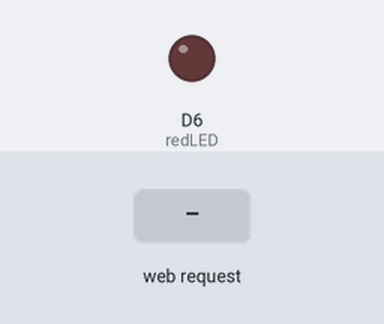
This sketch was run on a simulated ESP8266 (NodeMCU). Shown: output pins drawn as LEDs (lit = HIGH). The inputs (shaded band) are chosen by the test bench. WiFi joins after 1.5 s; servers stay silent unless stated; what the sketch prints to the serial monitor is not drawn.

Above: at 2.7 s.
2.8 s: HTTP request GET /hand?state=1 received
At 3.2 s:
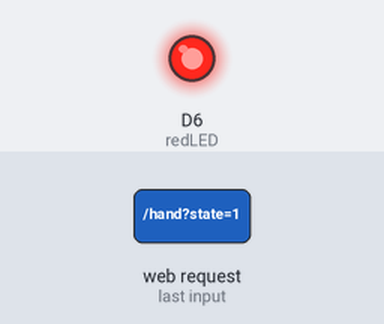
4.3 s: HTTP request GET /hand received
At 5.5 s:
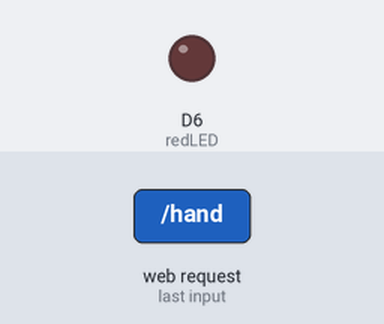
Timing chart, 0 to 7.3 s (numbered marks = the images above; inputs shaded):
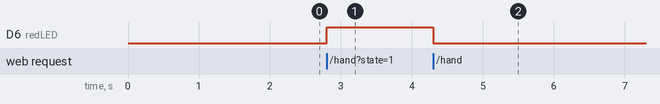

Measured:
- after the input at 2.8 s, D6 (redLED): LOW → HIGH at once
- after the input at 4.3 s, D6 (redLED): HIGH → LOW at once

The sketch:

HandDetection.ino
```cpp
#include <ESP8266WiFi.h>
#include <ESP8266WebServer.h>

const char* ssid = "Your_Wifi_Name";
const char* password = "Your_Wifi_Password";

ESP8266WebServer server(80);

const int redLED = D6;

void setup() {
  Serial.begin(115200);
  WiFi.begin(ssid, password);

  pinMode(redLED, OUTPUT);

  Serial.print("Connecting");
  while (WiFi.status() != WL_CONNECTED) {
    delay(500);
    Serial.print(".");
  }

  Serial.println("\nConnected! IP:");
  Serial.println(WiFi.localIP());

  server.on("/hand", []() {
    String state = server.arg("state");
    if (state == "1") {
      digitalWrite(redLED, HIGH);
    } else {
      digitalWrite(redLED, LOW);
    }
    server.send(200, "text/plain", "OK");
  });

  server.begin();
}

void loop() {
  server.handleClient();
}
```
